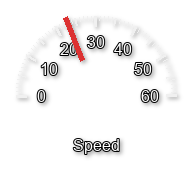
#> input picture src/gauge_ss1.png, 192 x 192 px; its folder holds only this picture in this run
$ python -i helpers.py   (imports and definitions only)
#> lines starting #> are read from the running program, lines starting #| are printed output that depends on the picture
#> further down, picture is the input picture: PIL image 192x192 RGBA; mean R, G, B, A 9, 7.9, 7.9, 18.7
"""Shared helper utilities for indicator rendering.

These are extracted from ``overlay_renderer.py`` so that per-form
indicator modules can import them without circular dependencies.
"""

from __future__ import annotations

import time
from collections import OrderedDict
from pathlib import Path
from typing import Any, Optional

try:
    from PIL import Image, ImageFont
except ImportError:
    Image = None  # type: ignore
    ImageFont = None  # type: ignore


# ── Font cache ──────────────────────────────────────────────────────────────

FONT_CACHE: dict[tuple[str, int], ImageFont.FreeTypeFont | ImageFont.ImageFont] = {}

PROJECT_ROOT = Path(__file__).resolve().parents[2]
_FONT_PATH_CACHE: dict[tuple[str, str], str] = {}
_SYSTEM_FONT_MAP_CACHE: Optional[dict[str, str]] = None
PREVIEW_VIDEO_BRIGHTNESS = 0.55
_PREVIEW_DIM_LUT_CACHE: dict[float, tuple[int, ...]] = {}


# [21 lines left out: functions resolve_decimal_places, config_decimals, not called in this run]


def dim_preview_video(img, brightness: float = PREVIEW_VIDEO_BRIGHTNESS):
    """Dim only preview-video RGB channels and preserve alpha byte-for-byte."""
#> called with brightness = 0.55
    if img is None:
        return None
    try:
        factor = max(0.0, min(1.0, float(brightness)))
    except (TypeError, ValueError):
        factor = PREVIEW_VIDEO_BRIGHTNESS
    rgba = img.convert("RGBA")
    alpha = rgba.getchannel("A")
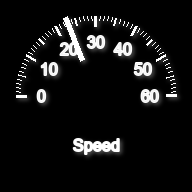
#> alpha: PIL image 192x192 L; min 0, max 255, mean 18.7
    lut_key = round(factor, 6)
    lut = _PREVIEW_DIM_LUT_CACHE.get(lut_key)
    if lut is None:
        channel_lut = tuple(int(i * factor) for i in range(256))
        lut = channel_lut * 3
        _PREVIEW_DIM_LUT_CACHE[lut_key] = lut
    rgb = rgba.convert("RGB").point(lut)
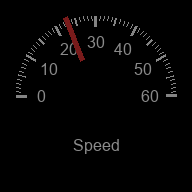
#> rgb: PIL image 192x192 RGB; mean R, G, B 4.9, 4.3, 4.3
    result = rgb.convert("RGBA")
    result.putalpha(alpha)
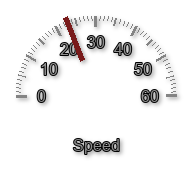
#> result: PIL image 192x192 RGBA; mean R, G, B, A 4.9, 4.3, 4.3, 18.7; transparent parts drawn white
    return result


# [285 lines left out: functions _build_windows_font_map, resolve_font_file, resolve_indicator_font_path, indicator_font_path, load_font_cache_small, parse_hex_color and 3 more, not called in this run]


# ── Static background cache ────────────────────────────────────────────────

class _BoundedStaticCache(OrderedDict):
    """Worker-local LRU for static indicator rasters and immutable tiles."""

    def __init__(self, max_entries: int = 128):
        super().__init__()
        self.max_entries = max(1, int(max_entries))
        self.hits = 0
        self.misses = 0

    # [27 lines left out: functions get, __setitem__, stats, clear, not called in this run]


_STATIC_CACHE = _BoundedStaticCache(max_entries=128)
"""Bounded cache for static indicator rasters and immutable text tiles."""


def get_static_cache_stats() -> dict[str, int]:
    """Return cache diagnostics without emitting per-frame production logs."""
    return _STATIC_CACHE.stats()


def _static_cache_key(*args) -> tuple:
    """Build a hashable cache key from a set of static parameters."""
    return args


# ── ETAP 5Q compose optimization toggle ────────────────────────────────────
_COMPOSE_5Q: Optional[bool] = None


# [17 lines left out: function compose_5q_optimized, not called in this run]


from functools import lru_cache


# [111 lines left out: functions _map_style_layers, map_style_layers, apply_map_shape, apply_map_opacity, _find_perspective_coeffs, not called in this run]


_MAP_PITCH_CACHE: dict[tuple[int, int, float], tuple[Any, Any, list[tuple[float, float]]]] = {}


# [140 lines left out: functions compute_map_pitch_quad, _get_map_pitch_transforms, apply_map_pitch, not called in this run]


def get_arial_fallback_font(size: int) -> ImageFont.FreeTypeFont | ImageFont.ImageFont:
    """Legacy helper: returns Arial font (kept for backwards compatibility; degree rendering now uses vector graphics)."""
    return load_font("arial", max(8, int(size)))


# [328 lines left out: functions get_graphic_degree_metrics, split_text_degree_chunks, draw_graphic_degree_symbol, measure_text_with_graphic_degree, draw_text_with_graphic_degree, not called in this run]


# Compatibility aliases
# [1 line that did not run here, left out]
# [1 line that did not run here, left out]

>>> from PIL import Image
>>> picture = Image.open('../gauge_ss1.png')
>>> result = dim_preview_video(picture)

$ run again, on src/test_gauge.png
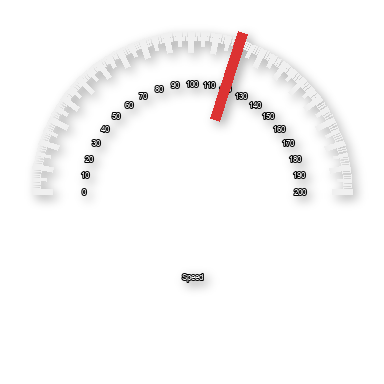
#> input picture src/test_gauge.png, 384 x 384 px
#> picture is the input picture: PIL image 384x384 RGBA; mean R, G, B, A 11, 9.9, 9.9, 16.4
#> in dim_preview_video, `rgb = rgba.convert("RGB").point(lut)`:
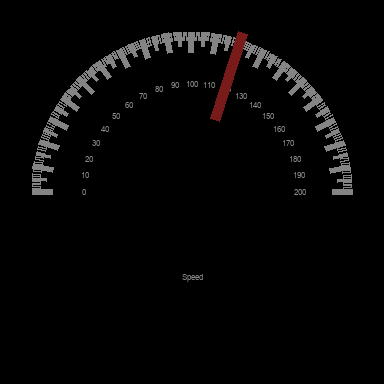
#> rgb: PIL image 384x384 RGB; mean R, G, B 6, 5.4, 5.4
#> in dim_preview_video, `result.putalpha(alpha)`:
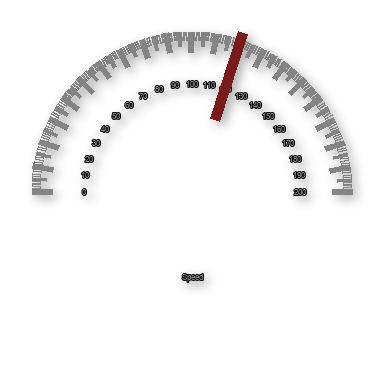
#> result: PIL image 384x384 RGBA; mean R, G, B, A 6, 5.4, 5.4, 16.4; transparent parts drawn white
